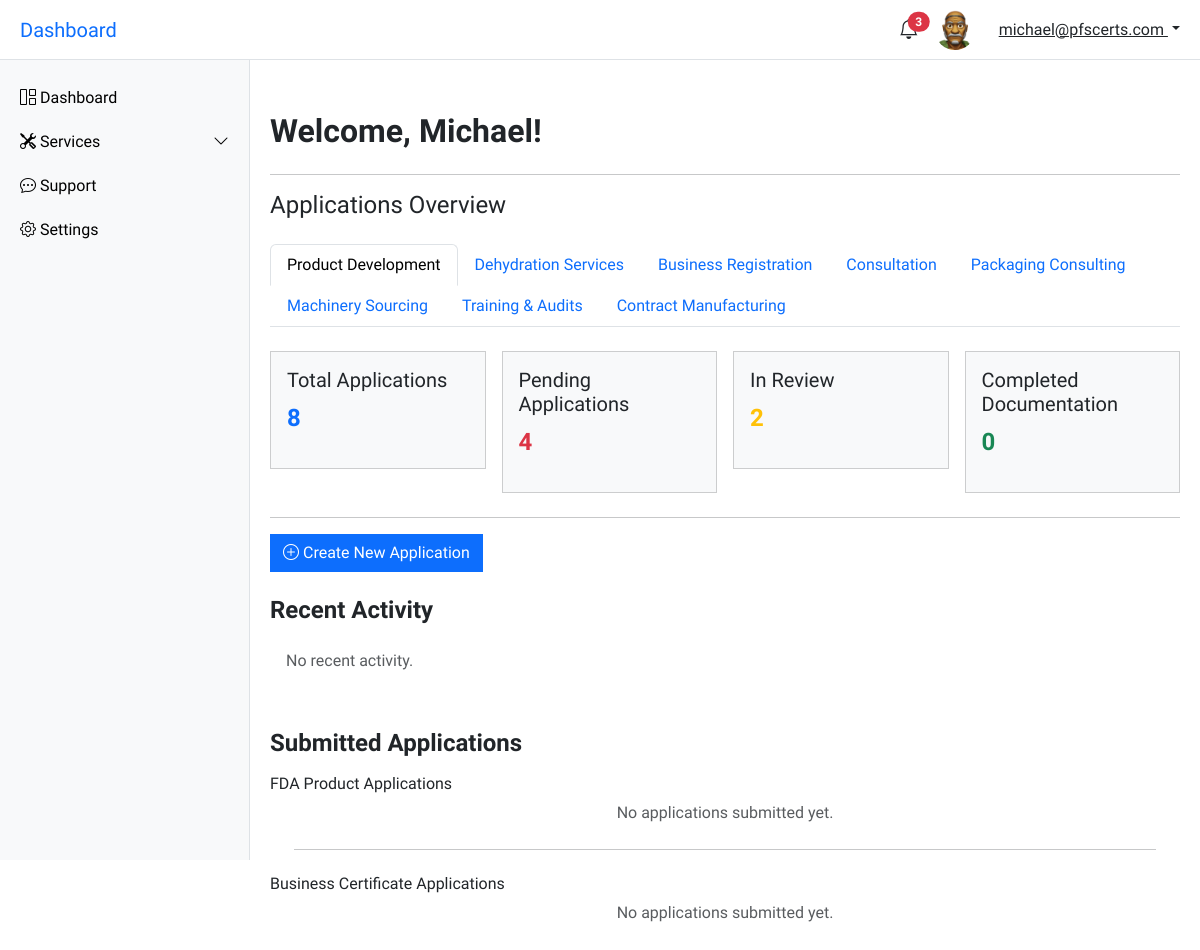
/account/dashboard/ (signed in), run on an earlier commit of the app's database.
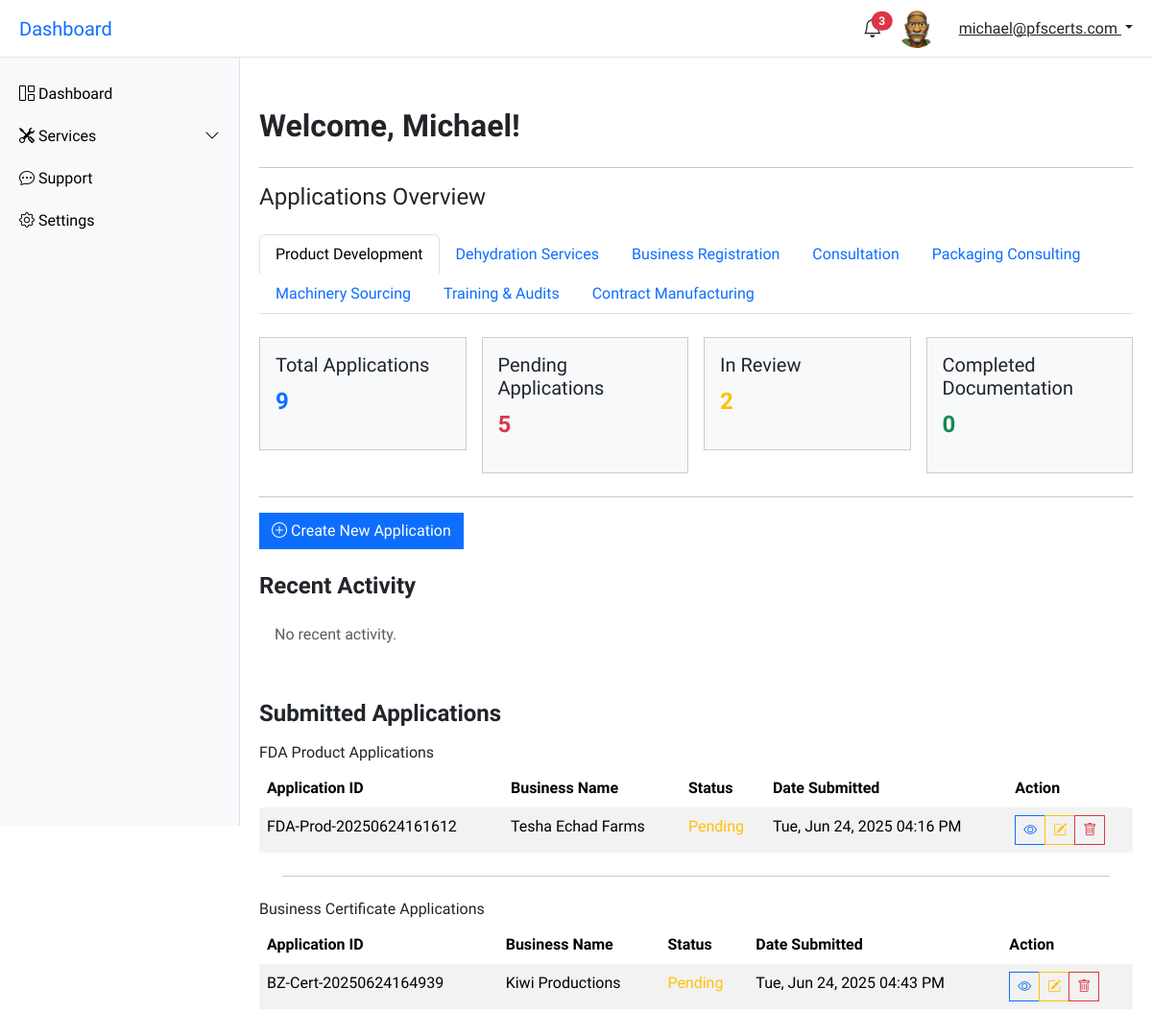
And on a later commit of the database.
### account/models.py (models this page shows, shortened)
class FDAApplication(models.Model):
    STATUS_CHOICES = [
        ('pending', 'Pending'),
        ('in_review', 'In Review'),
        ('completed_documentation', 'Completed Documentation'),
        ('approved', 'Approved'),
        ('rejected', 'Rejected'),
    ]
    PAYMENT_CHOICES = [
        ('paid', 'Paid'),
        ('unpaid', 'Unpaid'),
    ]
    user = models.ForeignKey(CustomUser, on_delete=models.CASCADE, related_name='fda_applications')
    custom_id = models.CharField(max_length=30, unique=True, blank=True)
    business_certificate = models.FileField(upload_to='fda/business_certificates/')
    business_name = models.CharField(max_length=255)
    location = models.CharField(max_length=255)
    products = models.TextField()
    logo = models.ImageField(upload_to='fda/logos/', null=True, blank=True)
    product_labels = models.FileField(upload_to='fda/product_labels/', null=True, blank=True)
    food_handlers_card = models.FileField(upload_to='fda/food_handler_certs/', null=True, blank=True)
    process_description = models.TextField(null=True, blank=True)
    voice_note = models.FileField(upload_to='fda/voice_notes/', null=True, blank=True)
    application_status = models.CharField(max_length=50, choices=STATUS_CHOICES, default='pending')
    submitted_at = models.DateTimeField(auto_now_add=True)
    updated_at = models.DateTimeField(auto_now=True)
    payment_status = models.CharField(max_length=10, choices=PAYMENT_CHOICES, default='unpaid')

class BusinessCertificateApplication(models.Model):
    STATUS_CHOICES = [
        ('pending', 'Pending'),
        ('in_review', 'In Review'),
        ('completed_documentation', 'Completed Documentation'),
        ('approved', 'Approved'),
        ('rejected', 'Rejected'),
    ]
    MARITAL_STATUS_CHOICES = [
        ('Single', 'Single'),
        ('Married', 'Married'),
        ('Divorced', 'Divorced'),
        ('Widowed', 'Widowed'),
    ]
    BUSINESS_TYPE_CHOICES = [
        ('sole_proprietorship', 'Sole Proprietorship'),
        ('non_governmental_organization', 'Non-Governmental Organization'),
        ('limited_liability_company', 'Limited Liability Company'),
    ]
    PAYMENT_CHOICES = [
        ('paid', 'Paid'),
        ('unpaid', 'Unpaid'),
    ]
    user = models.ForeignKey(CustomUser, on_delete=models.CASCADE, )
    full_name = models.CharField(max_length=100)
    dob = models.DateField()
    marital_status = models.CharField(max_length=100, choices=MARITAL_STATUS_CHOICES)
    place_of_birth = models.CharField(max_length=100)
    nationality = models.CharField(max_length=100)
    occupation = models.CharField(max_length=100)
    contact_number_one = models.CharField(max_length=15)
    contact_number_two = models.CharField(max_length=15, blank=True, null=True)
    email = models.EmailField(max_length=100)
    custom_id = models.CharField(max_length=30, unique=True, blank=True)
    business_name = models.CharField(max_length=100)
    nature_of_business = models.CharField(max_length=100)
    type_of_business = models.CharField(max_length=100, choices=BUSINESS_TYPE_CHOICES)
    postal_address = models.TextField()
    company_email = models.EmailField(max_length=100)
    company_building_number = models.CharField(max_length=10)
    company_landmark = models.CharField(max_length=255)
    area = models.CharField(max_length=100)
    district = models.CharField(max_length=100)
    company_gps_address = models.CharField(max_length=100)
    ghana_card_number = models.CharField(max_length=100)
    ghana_card_front = models.ImageField(upload_to='business_cert/gc/')
    ghana_card_back = models.ImageField(upload_to='business_cert/gc/')
    tin_number = models.CharField(max_length=100)
    application_status = models.CharField(max_length=50, choices=STATUS_CHOICES, default='pending')
    payment_status = models.CharField(max_length=10, choices=PAYMENT_CHOICES, default='unpaid')
    submitted_at = models.DateTimeField(auto_now_add=True)
    updated_at = models.DateTimeField(auto_now=True)

### account/views.py (the view)
# urls.py: path('dashboard/', user_dashboard, name='user-dashboard'),
@login_required
def user_dashboard(request):
    all_fda_applications = FDAApplication.objects.filter(user=request.user)
    product_total_count = all_fda_applications.count()
    product_pending_count = FDAApplication.objects.filter(user=request.user, application_status='pending').count()
    product_in_review_count = FDAApplication.objects.filter(user=request.user, application_status='in_review').count()
    product_completed_count = FDAApplication.objects.filter(user=request.user, application_status='completed_documentation').count()
    pd_apps = ProductIntake.objects.filter(user=request.user)
    pd_apps_count = pd_apps.count()
    pd_apps_pending = ProductIntake.objects.filter(user=request.user, application_status='pending').count()
    pd_apps_in_review = ProductIntake.objects.filter(user=request.user, application_status='in_review').count()
    pd_apps_completed = ProductIntake.objects.filter(user=request.user, application_status='completed_documentation').count()
    all_business_cert_applications = BusinessCertificateApplication.objects.filter(user=request.user)
    business_cert_total_count = all_business_cert_applications.count()
    business_cert_pending_count = BusinessCertificateApplication.objects.filter(user=request.user, application_status='pending').count()
    business_cert_in_review_count = BusinessCertificateApplication.objects.filter(user=request.user, application_status='in_review').count()
    business_cert_completed_count = BusinessCertificateApplication.objects.filter(user=request.user, application_status='completed_documentation').count()
    recent_activities = UserActivity.objects.filter(user=request.user).order_by('-timestamp')[:5]
    context = {
        'all_fda_applications': all_fda_applications,
        'product_total_count': product_total_count,
        'product_pending_count': product_pending_count,
        'product_in_review_count': product_in_review_count,
        'product_completed_count': product_completed_count,
        'pd_apps_count': pd_apps_count,
        'pd_apps_pending': pd_apps_pending,
        'pd_apps_in_review': pd_apps_in_review,
        'pd_apps_completed': pd_apps_completed,
        'business_cert_total_count': business_cert_total_count,
        'business_cert_pending_count': business_cert_pending_count,
        'business_cert_in_review_count': business_cert_in_review_count,
        'business_cert_completed_count': business_cert_completed_count,
        'all_business_cert_applications': all_business_cert_applications,
        'recent_activites': recent_activities,
    }
    return render(request, 'account/user-dashboard.html', context)

### account/templates/account/user-dashboard.html (shortened to what the changed rows need)
{% extends "account/base.html" %}
{% block content %}
<main class="main-content" id="mainContent">
  <div class="pt-4">
    <h2 class="fw-bold mb-4 mt-2">Welcome, {{ request.user.first_name }}!</h2>
        <div class="tab-content mt-4" id="applicationTabsContent">
          <div class="tab-pane fade show active" id="productdev" role="tabpanel">
            <div class="row g-3 mb-4">
              <div class="col-md-3">
                <a href="{% url "pd_home" %}" class="text-decoration-none text-dark">
                  <div class="card p-3 bg-light clickable-card">
                    <h5>Total Applications</h5>
                    <p class="fs-4 fw-bold text-primary">{{ pd_apps_count|default:"0" }}</p>
                  </div>
                </a>
              </div>
              <div class="col-md-3">
                <a href="#" class="text-decoration-none text-dark">
                  <div class="card p-3 bg-light clickable-card">
                    <h5>Pending Applications</h5>
                    <p class="fs-4 fw-bold text-danger">{{ pd_apps_pending|default:"0" }}</p>
                  </div>
                </a>
              </div>
            </div>
          </div>
        <div>
        <div>
    <div class="mb-5">
      <div class="table-responsive">
        <h6>FDA Product Applications</h6>
        {% if all_fda_applications %}
          <table class="table table-striped table-borderless">
            <thead>
              <tr>
                <th>Application ID</th>
                <th>Business Name</th>
                <th>Status</th>
                <th>Date Submitted</th>
                <th>Action</th>
              </tr>
            </thead>
            <tbody>
              {% for fda_application in all_fda_applications %}
              <tr>
                <td>{{ fda_application.custom_id }}</td>
                <td>{{ fda_application.business_name }}</td>
                <td>
                  {% if fda_application.application_status == 'pending' %}
                    <span class="text-warning">Pending</span>
                  {% elif fda_application.application_status == 'in_review' %}
                    <span class="text-primary">In Review</span>
                  {% elif fda_application.application_status == 'completed_documentation' %}
                    <span class="text-success">Completed Documentation</span>
                  {% else %}
                    <span class="text-secondary">{{ fda_application.application_status }}</span>
                  {% endif %}
                </td>
                <td>{{ fda_application.submitted_at|date:"D, M d, Y h:i A" }}</td>
                <td>
                  <div class="btn-group" role="group" aria-label="Application Actions">
                    <button type="button" class="btn btn-outline-primary btn-sm" data-bs-toggle="tooltip" data-bs-placement="top" title="View Application" onclick="window.location.href='{% url "fda-product-application-details" fda_application.id %}'">
                      <i class="bi bi-eye"></i>
                    </button>
                    <button type="button" class="btn btn-outline-warning btn-sm" data-bs-toggle="tooltip" data-bs-placement="top" title="Edit Application" onclick="window.location.href='{% url "edit-fda-product-application" fda_application.id %}'">
                      <i class="bi bi-pencil-square"></i>
                    </button>
                    <button type="button" class="btn btn-outline-danger btn-sm" data-bs-toggle="tooltip" data-bs-placement="top" title="Withdraw Application" onclick="return confirm('Are you sure you want to withdraw this application?');">
                      <i class="bi bi-trash"></i>
                    </button>
                  </div>
                </td>
              </tr>
              {% endfor %}
            </tbody>
          </table>
          {% else %}
          <p class="text-center text-muted">
            No applications submitted yet.
          </p>
        {% endif %}
        <hr class="m-4">
        <h6>Business Certificate Applications</h6>
        {% if all_business_cert_applications %}
          <table class="table table-striped table-borderless">
            <thead>
              <tr>
                <th>Application ID</th>
                <th>Business Name</th>
                <th>Status</th>
                <th>Date Submitted</th>
                <th>Action</th>
              </tr>
            </thead>
            <tbody>
              {% for business_cert_application in all_business_cert_applications %}
              <tr>
                <td>{{ business_cert_application.custom_id }}</td>
                <td>{{ business_cert_application.business_name }}</td>
                <td>
                  {% if business_cert_application.application_status == 'pending' %}
                    <span class="text-warning">Pending</span>
                  {% elif business_cert_application.application_status == 'in_review' %}
                    <span class="text-primary">In Review</span>
                  {% elif business_cert_application.application_status == 'completed_documentation' %}
                    <span class="text-success">Completed Documentation</span>
                  {% else %}
                    <span class="text-secondary">{{ business_cert_application.application_status }}</span>
                  {% endif %}
                </td>
                <td>{{ business_cert_application.submitted_at|date:"D, M d, Y h:i A" }}</td>
                <td>
                  <div class="btn-group" role="group" aria-label="Application Actions">
                    <button type="button" class="btn btn-outline-primary btn-sm" data-bs-toggle="tooltip" data-bs-placement="top" title="View Application" onclick="window.location.href='{% url "business-cert-application-details" business_cert_application.id %}'">
                      <i class="bi bi-eye"></i>
                    </button>
                    <button type="button" class="btn btn-outline-warning btn-sm" data-bs-toggle="tooltip" data-bs-placement="top" title="Edit Application" onclick="window.location.href='{% url "edit-business-certificate-application" business_cert_application.id %}'">
                      <i class="bi bi-pencil-square"></i>
                    </button>
                    <button type="button" class="btn btn-outline-danger btn-sm" data-bs-toggle="tooltip" data-bs-placement="top" title="Withdraw Application" onclick="return confirm('Are you sure you want to withdraw this application?');">
                      <i class="bi bi-trash"></i>
                    </button>
                  </div>
                </td>
              </tr>
              {% endfor %}
            </tbody>
          </table>
          {% else %}
          <p class="text-center text-muted">
            No applications submitted yet.
          </p>
        {% endif %}
      </div>
    </div>
  </div>
</main>
{% endblock content %}

What changed in the data, as far as the page shows it:
added FDAApplication: custom_id "FDA-Prod-20250624161612", business_name "Tesha Echad Farms", application_status "Pending", submitted_at "Tue, Jun 24, 2025 04:16 PM"
added BusinessCertificateApplication: custom_id "BZ-Cert-20250624164939", business_name "Kiwi Productions", application_status "Pending", submitted_at "Tue, Jun 24, 2025 04:43 PM"
Also different on the page:
{{ pd_apps_count|default:"0" }}: "8" → "9"
{{ pd_apps_pending|default:"0" }}: "4" → "5"
text no longer shown: "No applications submitted yet. No applications submitted yet."
text now shown: "Application ID Business Name Status Date Submitted Action Application ID Business Name Status Date Submitted Action"
